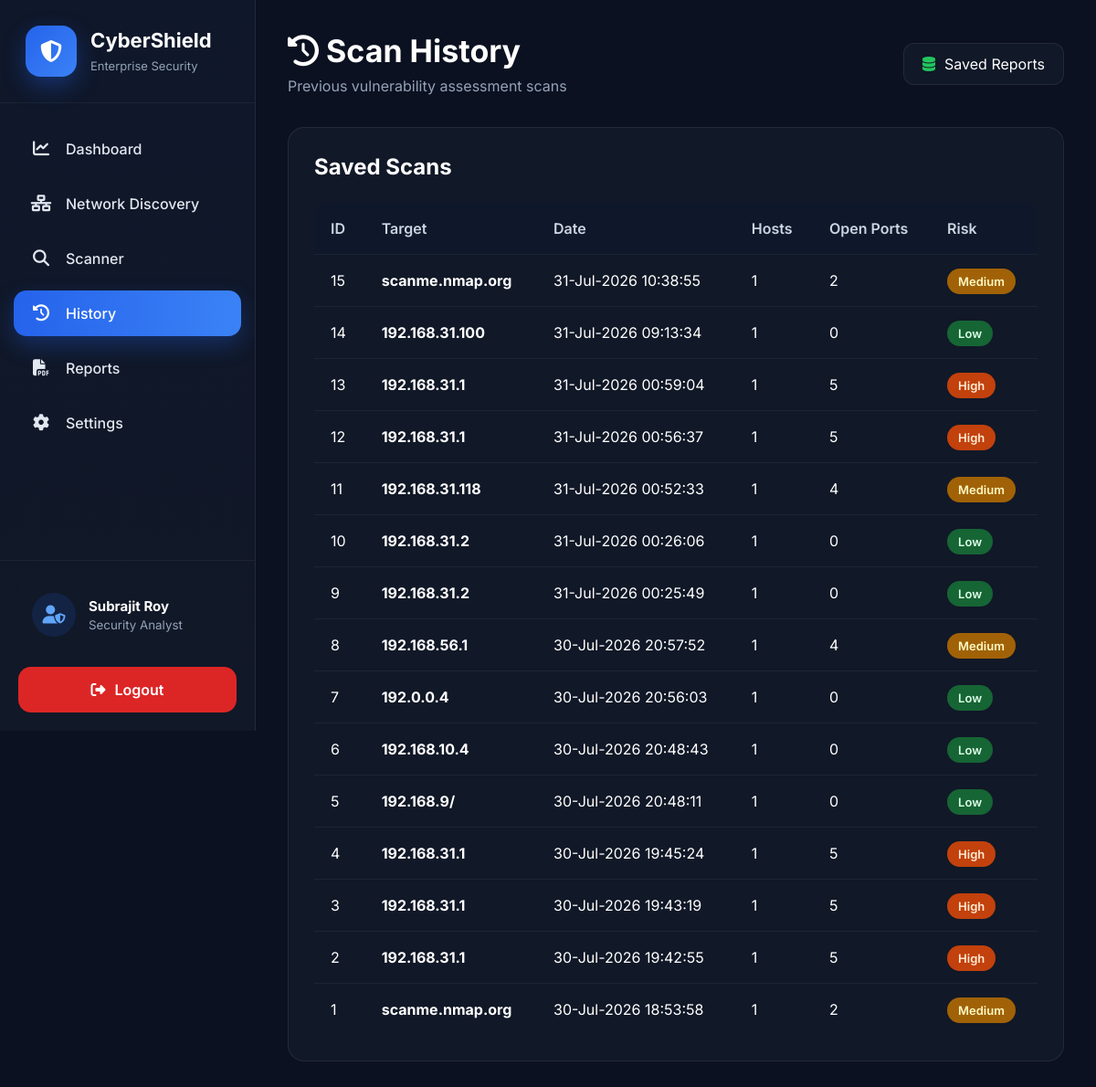
Screenshot of /history (signed in) with the database file from the repository.
### tables this page shows
CREATE TABLE scans(
    id INTEGER PRIMARY KEY AUTOINCREMENT,
    target TEXT,
    scan_date TEXT,
    total_hosts INTEGER,
    open_ports INTEGER,
    risk TEXT,
    report_file TEXT
);

### app.py (the view)
@app.route("/history")
def history():
    if not session.get("logged_in"):
        return redirect(url_for("auth.login"))
    scans = get_history()
    return render_template(
        "history.html",
        scans=scans,
        username=session.get("username"),
        role=session.get("role")
    )

### database.py (called while the page is built)
def get_connection():
    conn = sqlite3.connect(DB_NAME)
    conn.row_factory = sqlite3.Row
    return conn

def get_history():
    conn = get_connection()
    cursor = conn.cursor()
    cursor.execute("""
        SELECT
            id,
            target,
            scan_date,
            total_hosts,
            open_ports,
            risk,
            report_file
        FROM scans
        ORDER BY id DESC
    """)
    rows = cursor.fetchall()
    conn.close()
    return rows

### templates/history.html (shortened to what this page needs)
<!DOCTYPE html>
<html lang="en">
<head>
    <link rel="stylesheet"
          href="{{ url_for('static', filename='css/sidebar.css') }}">
    <link rel="stylesheet"
          href="{{ url_for('static', filename='css/dashboard.css') }}">
    <link rel="stylesheet"
          href="https://cdnjs.cloudflare.com/ajax/libs/font-awesome/6.7.1/css/all.min.css">
</head>
<body>
<aside class="sidebar">
    <div class="logo">
        <i class="fa-solid fa-shield-halved"></i>
        <div>
            <h2>CyberShield</h2>
            <span>Enterprise Security</span>
        </div>
    </div>
    <ul>
        <li>
            <a href="/">
                <i class="fa-solid fa-chart-line"></i>
                Dashboard
            </a>
        </li>
        <li>
            <a href="/discover">
                <i class="fa-solid fa-network-wired"></i>
                Network Discovery
            </a>
        </li>
        <li>
            <a href="/">
                <i class="fa-solid fa-magnifying-glass"></i>
                Scanner
            </a>
        </li>
        <li class="active">
            <a href="/history">
                <i class="fa-solid fa-clock-rotate-left"></i>
                History
            </a>
        </li>
        <li>
            <a href="#">
                <i class="fa-solid fa-file-pdf"></i>
                Reports
            </a>
        </li>
        <li>
            <a href="#">
                <i class="fa-solid fa-gear"></i>
                Settings
            </a>
        </li>
    </ul>
    <div class="sidebar-footer">
        <div class="user">
            <i class="fa-solid fa-user-shield"></i>
            <div>
                <strong>{{ session.get('username','Admin') }}</strong>
                <small>Security Analyst</small>
            </div>
        </div>
        <a href="{{ url_for('auth.logout') }}"
           class="logout">
            <i class="fa-solid fa-right-from-bracket"></i>
            Logout
        </a>
    </div>
</aside>
<main class="main">
<header class="topbar">
    <div>
        <h1>
            <i class="fa-solid fa-clock-rotate-left"></i>
            Scan History
        </h1>
        <p>
            Previous vulnerability assessment scans
        </p>
    </div>
    <div class="top-actions">
        <div class="scan-status">
            <i class="fa-solid fa-database"></i>
            Saved Reports
        </div>
    </div>
</header>
<section class="results">
<div class="results-header">
<h2>
Saved Scans
</h2>
</div>
<table>
<thead>
<tr>
<th>ID</th>
<th>Target</th>
<th>Date</th>
<th>Hosts</th>
<th>Open Ports</th>
<th>Risk</th>
</tr>
</thead>
<tbody>
    <tbody>
{% for scan in scans %}
<tr>
    <td>{{ scan[0] }}</td>
    <td>
        <strong>{{ scan[1] }}</strong>
    </td>
    <td>{{ scan[2] }}</td>
    <td>{{ scan[3] }}</td>
    <td>{{ scan[4] }}</td>
    <td>
        <span class="badge {{ scan[5]|lower }}">
            {{ scan[5] }}
        </span>
    </td>
</tr>
{% endfor %}
</tbody>
</table>
</section>
</main>
</body>
</html>

### static/css/sidebar.css (style rules this page uses)
:root { --sidebar-width:280px; --sidebar-bg:#0F172A; --sidebar-border:rgba(255,255,255,.08); --primary:#2563EB; --primary-hover:#3B82F6; --text:#E2E8F0; --muted:#94A3B8; --success:#22C55E; }
.sidebar { position:fixed; left:0; top:0; width:var(--sidebar-width); height:100vh; background:linear-gradient(180deg,#0F172A,#111827); border-right:1px solid var(--sidebar-border); display:flex; flex-direction:column; justify-content:space-between; z-index:999; overflow:hidden; }
.logo { display:flex; align-items:center; gap:15px; padding:28px; border-bottom:1px solid rgba(255,255,255,.05); }
.logo i { width:56px; height:56px; border-radius:16px; background:linear-gradient(135deg,#2563EB,#3B82F6); display:flex; justify-content:center; align-items:center; color:white; font-size:24px; box-shadow:0 10px 25px rgba(37,99,235,.35); }
.logo h2 { font-size:22px; color:white; margin-bottom:4px; }
.logo span { color:var(--muted); font-size:13px; }
.sidebar ul { list-style:none; padding:25px 15px; flex:1; }
.sidebar ul li { margin-bottom:10px; }
.sidebar ul li a { text-decoration:none; color:var(--text); display:flex; align-items:center; gap:15px; padding:15px 18px; border-radius:14px; transition:.3s; font-weight:500; }
.sidebar ul li a i { width:24px; text-align:center; font-size:18px; }
.sidebar ul li.active a { background:linear-gradient(90deg,#2563EB,#3B82F6); color:white; box-shadow:0 10px 25px rgba(37,99,235,.30); }
.sidebar-footer { padding:20px; border-top:1px solid rgba(255,255,255,.05); }
.user { display:flex; align-items:center; gap:14px; background:#111827; padding:15px; border-radius:15px; margin-bottom:18px; }
.user i { width:48px; height:48px; border-radius:50%; background:rgba(37,99,235,.15); color:#60A5FA; display:flex; justify-content:center; align-items:center; font-size:20px; }
.user strong { display:block; color:white; font-size:15px; }
.user small { color:var(--muted); }
.logout { display:flex; align-items:center; justify-content:center; gap:10px; text-decoration:none; height:50px; border-radius:14px; background:#DC2626; color:white; font-weight:600; transition:.3s; }
.sidebar ul { overflow-y:auto; }
.logo { animation:slideDown .6s ease; }
.sidebar ul li { animation:slideLeft .5s ease; }
.sidebar-footer { animation:fadeIn .8s ease; }

### static/css/dashboard.css (style rules this page uses)
* { margin:0; padding:0; box-sizing:border-box; }
body { font-family:'Inter',sans-serif; background:#0B1120; color:#fff; }
.main { margin-left:280px; min-height:100vh; padding:35px; }
.topbar { display:flex; justify-content:space-between; align-items:center; margin-bottom:35px; }
.topbar h1 { font-size:34px; font-weight:700; }
.topbar p { margin-top:8px; color:#94A3B8; }
.scan-status { display:flex; align-items:center; gap:10px; padding:12px 20px; background:#111827; border-radius:12px; border:1px solid rgba(255,255,255,.08); }
.scan-status i { color:#22C55E; }
.results { background:#111827; border-radius:18px; padding:28px; border:1px solid rgba(255,255,255,.08); }
.results-header { display:flex; justify-content:space-between; align-items:center; margin-bottom:25px; }
.results-header h2 { font-size:24px; }
table { width:100%; border-collapse:collapse; overflow:hidden; border-radius:14px; }
thead { background:#0F172A; }
thead th { padding:18px; text-align:left; color:#CBD5E1; font-weight:600; }
tbody td { padding:18px; border-top:1px solid rgba(255,255,255,.05); }
tbody tr { transition:.3s; }
.badge { padding:6px 12px; border-radius:30px; font-size:13px; font-weight:600; }
.badge.low { background:#166534; color:#DCFCE7; }
.badge.medium { background:#A16207; color:#FEF9C3; }
.badge.high { background:#C2410C; color:#FFEDD5; }
.results { animation:fadeUp 1.2s ease; }
tbody tr { transition:all .3s ease; }

### rows the page displays
scans: id "15", target "scanme.nmap.org", scan_date "31-Jul-2026 10:38:55", total_hosts "1", open_ports "2", risk "Medium"
scans: id "14", target "192.168.31.100", scan_date "31-Jul-2026 09:13:34", total_hosts "1", open_ports "0", risk "Low"
scans: id "13", target "192.168.31.1", scan_date "31-Jul-2026 00:59:04", total_hosts "1", open_ports "5", risk "High"
scans: id "12", target "192.168.31.1", scan_date "31-Jul-2026 00:56:37", total_hosts "1", open_ports "5", risk "High"
scans: id "11", target "192.168.31.118", scan_date "31-Jul-2026 00:52:33", total_hosts "1", open_ports "4", risk "Medium"
scans: id "10", target "192.168.31.2", scan_date "31-Jul-2026 00:26:06", total_hosts "1", open_ports "0", risk "Low"
scans: id "9", target "192.168.31.2", scan_date "31-Jul-2026 00:25:49", total_hosts "1", open_ports "0", risk "Low"
scans: id "8", target "192.168.56.1", scan_date "30-Jul-2026 20:57:52", total_hosts "1", open_ports "4", risk "Medium"
scans: id "7", target "192.0.0.4", scan_date "30-Jul-2026 20:56:03", total_hosts "1", open_ports "0", risk "Low"
scans: id "6", target "192.168.10.4", scan_date "30-Jul-2026 20:48:43", total_hosts "1", open_ports "0", risk "Low"
scans: id "5", target "192.168.9/", scan_date "30-Jul-2026 20:48:11", total_hosts "1", open_ports "0", risk "Low"
scans: id "4", target "192.168.31.1", scan_date "30-Jul-2026 19:45:24", total_hosts "1", open_ports "5", risk "High"
scans: id "3", target "192.168.31.1", scan_date "30-Jul-2026 19:43:19", total_hosts "1", open_ports "5", risk "High"
scans: id "2", target "192.168.31.1", scan_date "30-Jul-2026 19:42:55", total_hosts "1", open_ports "5", risk "High"
scans: id "1", target "scanme.nmap.org", scan_date "30-Jul-2026 18:53:58", total_hosts "1", open_ports "2", risk "Medium"

### other values shown
{{ session.get('username','Admin') }} "Subrajit Roy"
